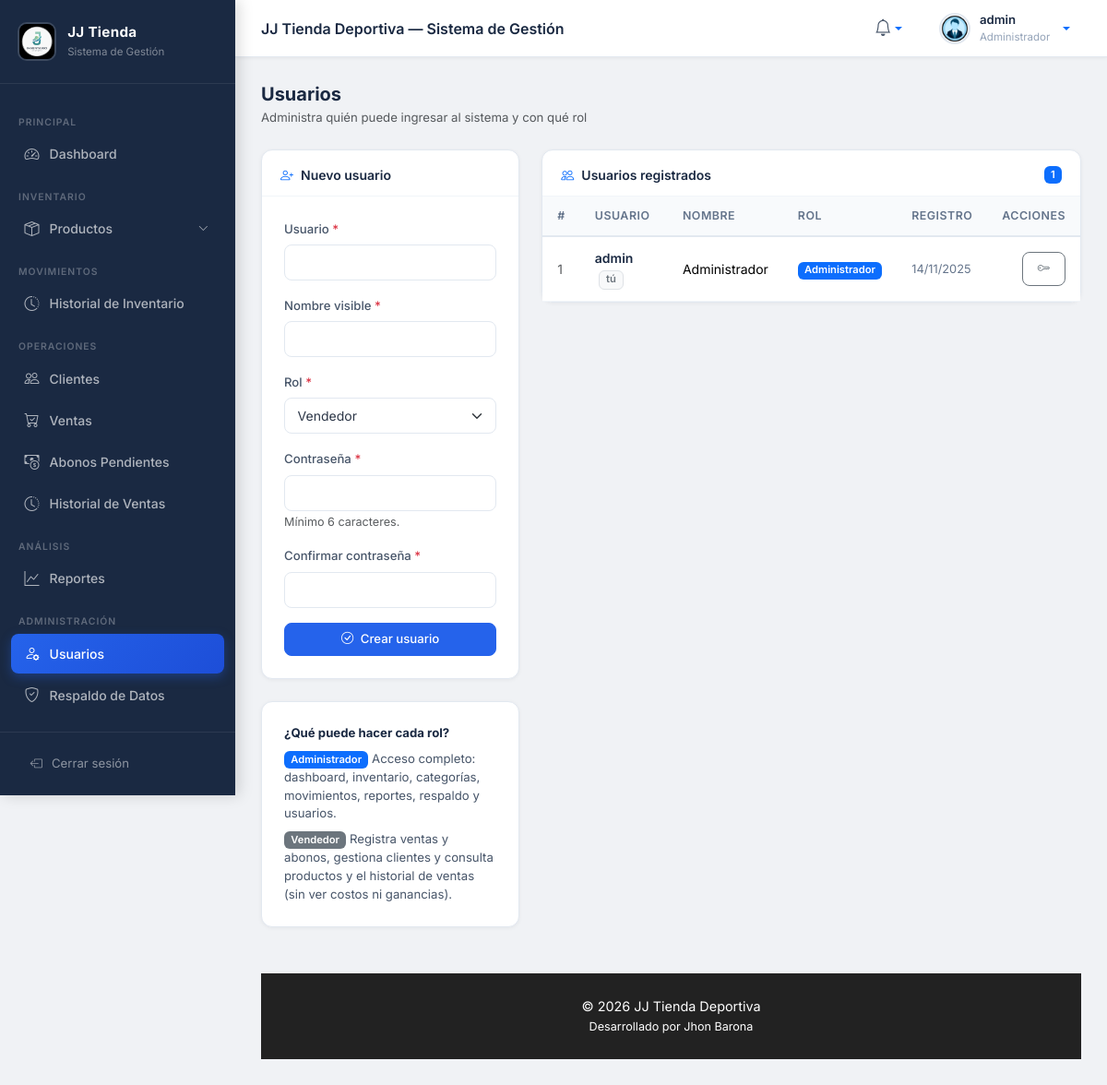
Screenshot of /views/usuarios/usuarios.php (signed in) with the database file from the repository.
### tables this page shows
CREATE TABLE `usuarios` (
  `id_usuario` int(11) NOT NULL,
  `usuario` varchar(50) NOT NULL,
  `nombre` varchar(100) NOT NULL DEFAULT 'Administrador',
  `foto_perfil` varchar(255) DEFAULT NULL,
  `password` varchar(255) NOT NULL,
  `rol` enum('admin','vendedor') NOT NULL DEFAULT 'vendedor',
  `pregunta_seguridad` varchar(150) DEFAULT NULL,
  `respuesta_seguridad` varchar(255) DEFAULT NULL,
  `fecha_registro` timestamp NOT NULL DEFAULT current_timestamp()
);

### config/db.php (called while the page is built, shortened)
<?php
class Database {
    private $host = "127.0.0.1";
    private $port = 3306;
    private $dbname = "jj_tienda_db";
    private $user = "root";
    private $pass = "";
    public function connect() {
        $conn = new mysqli($this->host, $this->user, $this->pass, $this->dbname, $this->port);
        return $conn;
    }
}
?>

### controllers/usuariosController.php (called while the page is built, shortened)
<?php
require_once __DIR__ . '/../models/usuariosModel.php';
class UsuariosController {
    private $modelo;
    public function __construct() {
        $this->modelo = new UsuariosModel();
    }
    public function listarUsuarios() {
        return $this->modelo->listarUsuarios();
    }
}
?>

### models/usuariosModel.php (called while the page is built, shortened)
<?php
require_once __DIR__ . '/../config/db.php';
class UsuariosModel {
    private $conn;
    public function __construct() {
        $db = new Database();
        $this->conn = $db->connect();
    }
    public function listarUsuarios() {
        $res = $this->conn->query("SELECT id_usuario, usuario, nombre, rol, fecha_registro FROM usuarios ORDER BY id_usuario ASC");
        return $res ? $res->fetch_all(MYSQLI_ASSOC) : [];
    }
}
?>

### views/usuarios/usuarios.php (the view, shortened to what this page needs)
<?php
require_once __DIR__ . '/../../controllers/usuariosController.php';
$controller = new UsuariosController();
$id_actual  = (int)($_SESSION['id_usuario'] ?? 0);
$usuarios = $controller->listarUsuarios();
include __DIR__ . '/../../includes/layout.php';
?>
<div class="d-flex align-items-center justify-content-between mb-4">
    <div>
        <h5 class="fw-bold mb-1" style="color:#1a2942;">Usuarios</h5>
        <p class="text-muted mb-0" style="font-size:0.825rem;">
            Administra quién puede ingresar al sistema y con qué rol
        </p>
    </div>
</div>
<div class="row g-4">
    <div class="col-lg-4">
        <div class="card">
            <div class="card-header"><i class="bi bi-person-plus me-2 text-primary"></i>Nuevo usuario</div>
            <div class="card-body p-4">
                <form method="POST" autocomplete="off">
                    <div class="mb-3">
                        <label class="form-label">Usuario <span class="text-danger">*</span></label>
                        <input type="text" name="usuario" class="form-control" required
                               minlength="3" maxlength="30" pattern="[A-Za-z0-9_.\-]+"
                               title="Letras, números, punto, guion o guion bajo">
                    </div>
                    <div class="mb-3">
                        <label class="form-label">Nombre visible <span class="text-danger">*</span></label>
                        <input type="text" name="nombre" class="form-control" required maxlength="100">
                    </div>
                    <div class="mb-3">
                        <label class="form-label">Rol <span class="text-danger">*</span></label>
                        <select name="rol" class="form-select" required>
                            <option value="vendedor" selected>Vendedor</option>
                        </select>
                    </div>
                    <div class="mb-3">
                        <label class="form-label">Contraseña <span class="text-danger">*</span></label>
                        <input type="password" name="password" class="form-control" required minlength="6">
                        <small class="text-muted">Mínimo 6 caracteres.</small>
                    </div>
                    <div class="mb-3">
                        <label class="form-label">Confirmar contraseña <span class="text-danger">*</span></label>
                        <input type="password" name="password_confirmar" class="form-control" required minlength="6">
                    </div>
                    <button type="submit" class="btn btn-primary w-100">
                        <i class="bi bi-check-circle me-1"></i> Crear usuario
                    </button>
                </form>
            </div>
        </div>
        <div class="card mt-4">
            <div class="card-body p-4" style="font-size:0.825rem;color:#475569;">
                <div class="fw-bold mb-2" style="color:#1a2942;">¿Qué puede hacer cada rol?</div>
                <p class="mb-2"><span class="badge bg-primary">Administrador</span>
                    Acceso completo: dashboard, inventario, categorías, movimientos, reportes, respaldo y usuarios.</p>
                <p class="mb-0"><span class="badge bg-secondary">Vendedor</span>
                    Registra ventas y abonos, gestiona clientes y consulta productos y el historial de ventas
                    (sin ver costos ni ganancias).</p>
            </div>
        </div>
    </div>
    <div class="col-lg-8">
        <div class="card">
            <div class="card-header d-flex align-items-center justify-content-between">
                <span><i class="bi bi-people me-2 text-primary"></i>Usuarios registrados</span>
                <span class="badge bg-primary"><?= count($usuarios) ?></span>
            </div>
            <div class="card-body p-0">
                <div class="table-responsive">
                    <table class="table mb-0 align-middle">
                        <thead>
                            <tr>
                                <th>#</th>
                                <th>Usuario</th>
                                <th>Nombre</th>
                                <th>Rol</th>
                                <th>Registro</th>
                                <th class="text-end">Acciones</th>
                            </tr>
                        </thead>
                        <tbody>
                        <?php foreach ($usuarios as $u): ?>
                            <?php $esYo = ((int)$u['id_usuario'] === $id_actual); ?>
                            <tr>
                                <td class="text-muted"><?= (int)$u['id_usuario'] ?></td>
                                <td style="font-weight:600;color:#1a2942;">
                                    <?= htmlspecialchars($u['usuario']) ?>
                                    <?php if ($esYo): ?><span class="badge bg-light text-secondary border ms-1">tú</span><?php endif; ?>
                                </td>
                                <td><?= htmlspecialchars($u['nombre'] ?? '') ?></td>
                                <td>
                                    <?php if ($esYo): ?>
                                        <span class="badge bg-primary">Administrador</span>
                                    <?php endif; ?>
                                </td>
                                <td style="font-size:0.8rem;color:#64748b;">
                                    <?= !empty($u['fecha_registro']) ? date('d/m/Y', strtotime($u['fecha_registro'])) : '—' ?>
                                </td>
                                <td class="text-end">
                                    <button type="button" class="btn btn-sm btn-outline-secondary"
                                            title="Restablecer contraseña"
                                            data-bs-toggle="modal" data-bs-target="#modalPassword"
                                            data-id="<?= (int)$u['id_usuario'] ?>"
                                            data-usuario="<?= htmlspecialchars($u['usuario'], ENT_QUOTES) ?>">
                                        <i class="bi bi-key"></i>
                                    </button>
                                </td>
                            </tr>
                        <?php endforeach; ?>
                        </tbody>
                    </table>
                </div>
            </div>
        </div>
    </div>
</div>
<?php include __DIR__ . '/../../includes/footer.php'; ?>

### assets/assets_css/style.css (style rules this page uses)
body { font-family: 'Poppins', sans-serif; }

### includes/layout.php (style rules this page uses)
*, *::before, *::after { box-sizing: border-box; margin: 0; padding: 0; }
body { font-family: 'Inter', sans-serif; font-size: 0.9rem; background-color: #f0f2f5; color: #2d3748; display: flex; min-height: 100vh; }
.card { background: #fff; border: 1px solid #e2e8f0; border-radius: 12px; box-shadow: 0 1px 4px rgba(0,0,0,0.05); transition: box-shadow 0.2s, transform 0.2s; color: #2d3748; }
.card-header { background: transparent; border-bottom: 1px solid #f1f5f9; padding: 1rem 1.25rem 0.75rem; font-weight: 600; font-size: 0.875rem; color: #1a2942; }
.table { color: #2d3748; font-size: 0.875rem; }
.table thead th { background: #f8fafc; color: #64748b; font-weight: 600; font-size: 0.775rem; text-transform: uppercase; letter-spacing: 0.5px; border-bottom: 2px solid #e2e8f0; padding: 0.75rem 1rem; }
.table tbody td { padding: 0.75rem 1rem; border-bottom: 1px solid #f1f5f9; vertical-align: middle; }
.btn { font-family: 'Inter', sans-serif; font-weight: 500; font-size: 0.825rem; border-radius: 8px; padding: 0.45rem 1rem; transition: all 0.2s; }
.btn-primary { background: #2563eb; border-color: #2563eb; }
.badge { font-size: 0.7rem; font-weight: 600; padding: 0.35em 0.65em; border-radius: 6px; }
.form-control, .form-select { border: 1px solid #e2e8f0; border-radius: 8px; font-size: 0.875rem; color: #2d3748; padding: 0.5rem 0.85rem; transition: border-color 0.2s, box-shadow 0.2s; }
.form-label { font-weight: 500; font-size: 0.825rem; color: #475569; margin-bottom: 0.4rem; }

### rows the page displays
usuarios: id_usuario "1", usuario "admin", shows "tú", nombre "Administrador", fecha_registro "14/11/2025"

### other values shown
$_SESSION['usuario'] "admin"
count($usuarios) "1"
